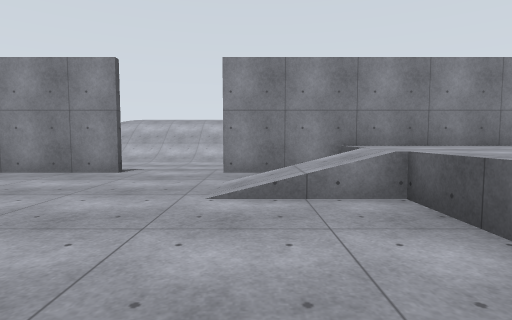
View 1 (above)

14 first-person views from a walk through a Gazebo world. The camera is 1.2 m above the floor, tilts 4° down and sees 80° across. The floor is counted in squares, 2 m on a side. Each view is taken from the middle of a square. On the plan, view 1 faces up. The plan holds only what a view shows up to about 9 squares ahead; the rest is blank. The place goes on beyond the plan. Some surface patterns are stand-ins.

View 2
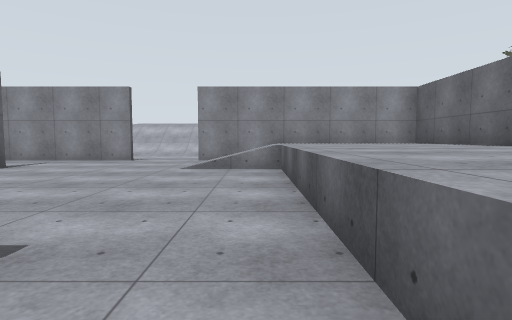

View 3
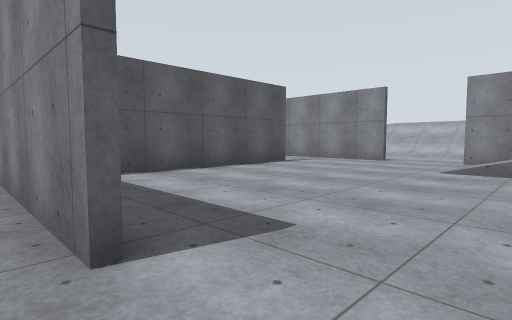

View 4
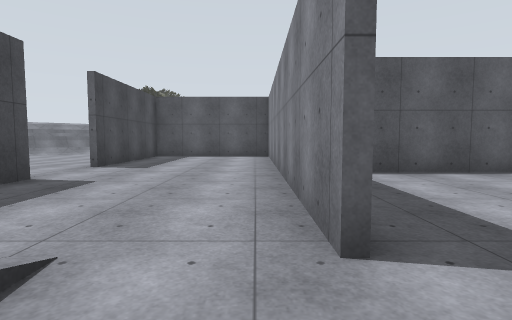

View 5
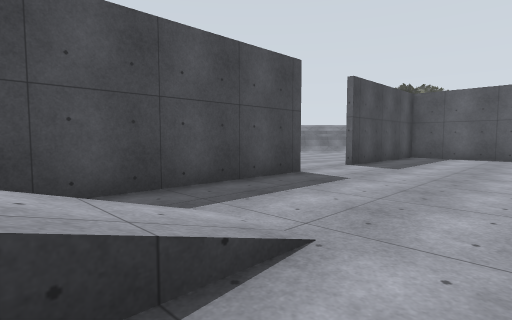

View 6
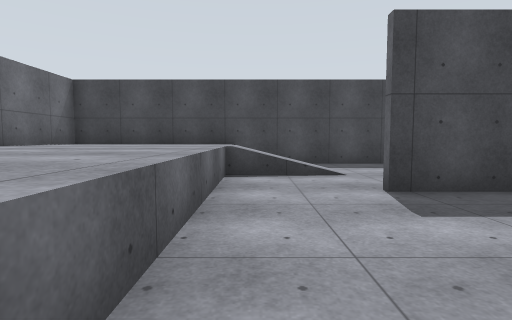

View 7
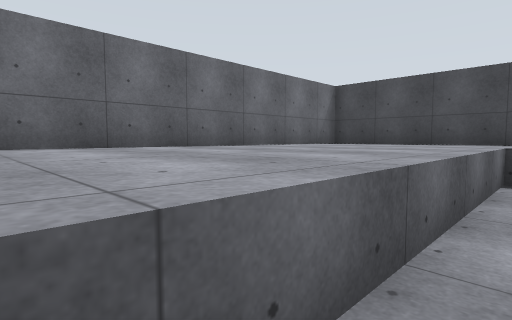

View 8
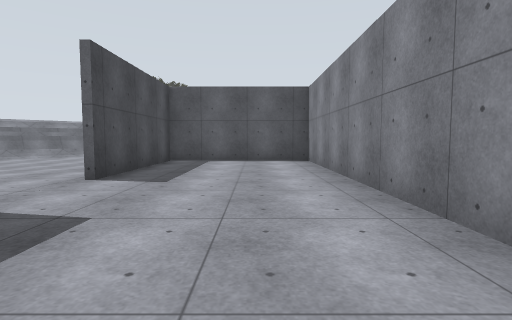

View 9
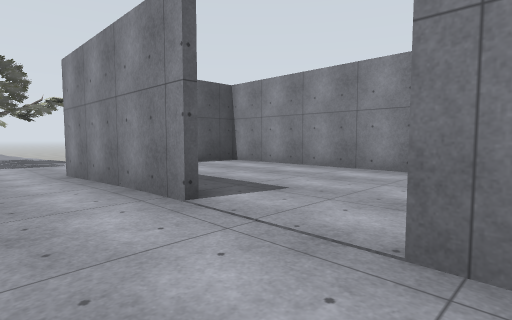

View 10
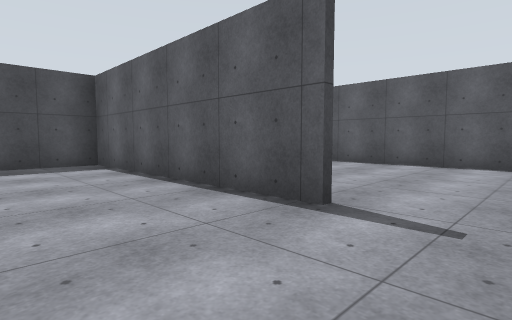

View 11
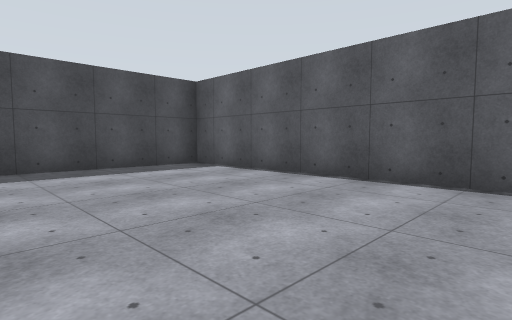

View 12
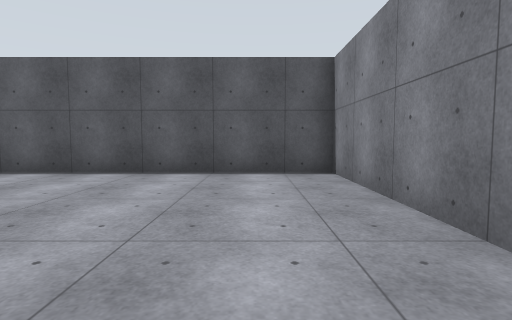

View 13
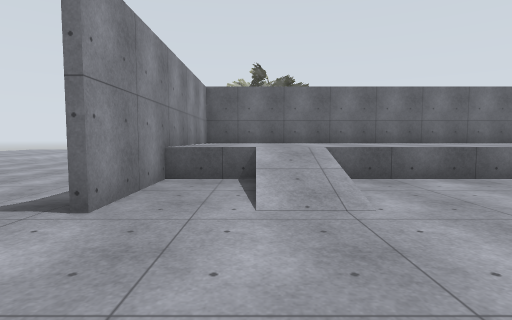

View 14
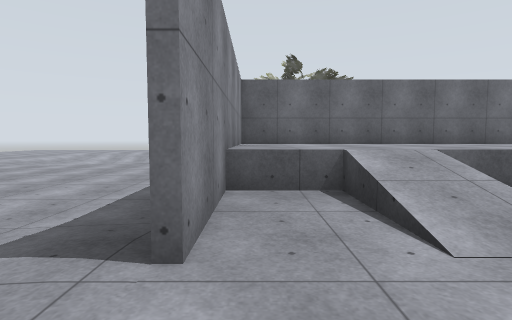

### Floor plan
Key: @ floor where view 1 was taken; # wall or solid block; x gap in a wall; . main floor; : floor 0.25 m higher than the main floor; - floor 0.25 m lower than the main floor; _ floor 0.5 m lower than the main floor; + floor 0.75 m higher than the main floor; * floor 1 m higher than the main floor; / step, stairs or slope; = window, fence, low wall or low ledge; T oak tree.
Columns run from 15 left of view 1 to 8 right of it. Each row starts with its distance up from view 1.
 11                     __/
 10                    ____
  9             ___  ______
  8             ___ _______
  7                -_____
  6              ...__
  5       #######..######
  4       #........:+***#  T
  3       #....#...=.***# TT
  2       #....#.....***# T
  1       #....#.....***#
  0       #....#...@.***#
 -1       #....#.....***#
 -2       #########..***#
 -3       #..........***#
 -4       #........:+***#
 -5       #........x.***#
 -6  _____####..#########
 -7  _____--.....
 -8 TT     -.....
 -9 TT   _---
-10      __-
-11      __

Positions as (right, up) in squares from view 1, and headings:
1: (0, 0), facing up
2: (1, -3), facing up
3: (1, -3), facing up-left
4: (1, -3), facing left
5: (1, -3), facing down-left
6: (1, 1), facing down
7: (1, 1), facing down-right
8: (-1, -4), facing left
9: (-3, -8), facing up-left
10: (-2, 5), facing down-left
11: (-5, 4), facing down-left
12: (-4, 4), facing left
13: (-3, 4), facing right
14: (-2, 5), facing right
